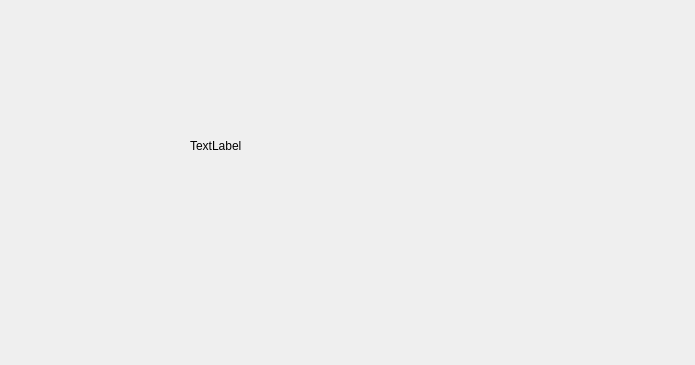
<?xml version="1.0" encoding="UTF-8"?>
<ui version="4.0">
 <class>SubGenerateSettingWidget</class>
 <widget class="QWidget" name="SubGenerateSettingWidget">
  <property name="geometry">
   <rect>
    <x>0</x>
    <y>0</y>
    <width>695</width>
    <height>365</height>
   </rect>
  </property>
  <property name="windowTitle">
   <string>Form</string>
  </property>
  <widget class="QLabel" name="label">
   <property name="geometry">
    <rect>
     <x>190</x>
     <y>140</y>
     <width>54</width>
     <height>12</height>
    </rect>
   </property>
   <property name="text">
    <string>TextLabel</string>
   </property>
  </widget>
 </widget>
 <resources/>
 <connections/>
</ui>
